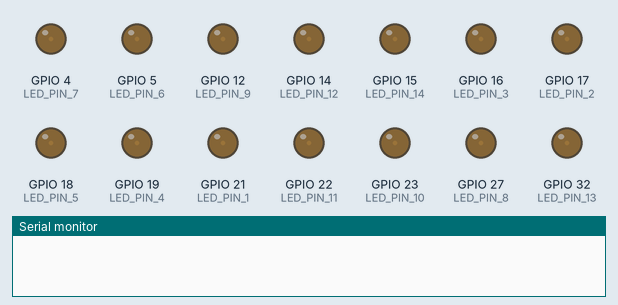
The sketch below on a simulated ESP32. Parts: output pins drawn as LEDs (lit = HIGH), the last lines printed to the serial monitor.

Above: at 0.15 s.
At 2.55 s:
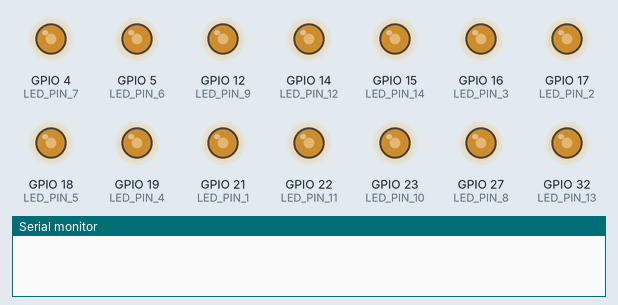
At 4.05 s:
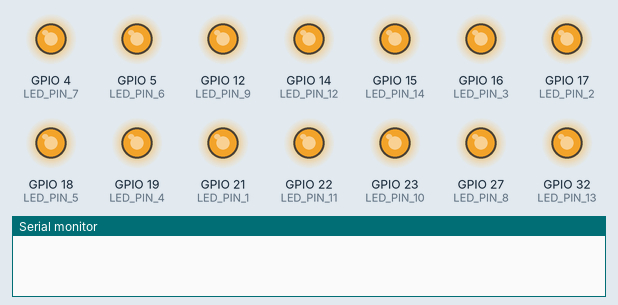
At 7.95 s:
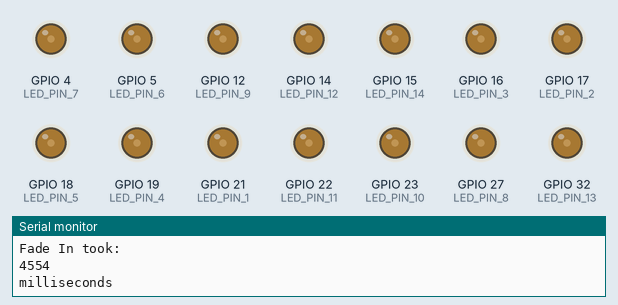
Timing chart, 0 to 10.1 s (numbered marks = the images above):
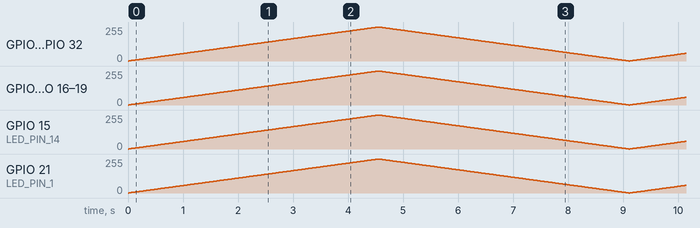

The sketch:

pwm_ledc.ino
```cpp
// LED PWM Signals:
// - ledc_hs_sig_out0~7
// - ledc_ls_sig_out0~7
// 16 independent channels @80 MHz clock/RTC CLK. Duty accuracy: 16 bits.

// the number of the LED pin
//const int ledPin = 21;  // 16 corresponds to GPIO16

// setting PWM properties
const int freq = 5000;
const int resolution = 12;

#define LED_PIN_1   GPIO_NUM_21
#define LED_PIN_2   GPIO_NUM_17
#define LED_PIN_3   GPIO_NUM_16
#define LED_PIN_4   GPIO_NUM_19
#define LED_PIN_5   GPIO_NUM_18
#define LED_PIN_6   GPIO_NUM_5
#define LED_PIN_7   GPIO_NUM_4
#define LED_PIN_8   GPIO_NUM_27
#define LED_PIN_9   GPIO_NUM_12
#define LED_PIN_10  GPIO_NUM_23
#define LED_PIN_11  GPIO_NUM_22
#define LED_PIN_12  GPIO_NUM_14
#define LED_PIN_13  GPIO_NUM_32
#define LED_PIN_14  GPIO_NUM_15

void setup() {
  // Set output pins
  pinMode(GPIO_NUM_21, OUTPUT);
  pinMode(GPIO_NUM_17, OUTPUT);
  pinMode(GPIO_NUM_16, OUTPUT);
  pinMode(GPIO_NUM_19, OUTPUT);
  pinMode(GPIO_NUM_18, OUTPUT);
  pinMode(GPIO_NUM_5, OUTPUT);
  pinMode(GPIO_NUM_4, OUTPUT);
  pinMode(GPIO_NUM_27, OUTPUT);
  pinMode(GPIO_NUM_12, OUTPUT);
  pinMode(GPIO_NUM_23, OUTPUT);
  pinMode(GPIO_NUM_22, OUTPUT);
  pinMode(GPIO_NUM_14, OUTPUT);
  pinMode(GPIO_NUM_32, OUTPUT);
  pinMode(GPIO_NUM_15, OUTPUT);

  // Drive outputs LOW
  digitalWrite(GPIO_NUM_21, LOW);
  digitalWrite(GPIO_NUM_17, LOW);
  digitalWrite(GPIO_NUM_16, LOW);
  digitalWrite(GPIO_NUM_19, LOW);
  digitalWrite(GPIO_NUM_18, LOW);
  digitalWrite(GPIO_NUM_5, LOW);
  digitalWrite(GPIO_NUM_4, LOW);
  digitalWrite(GPIO_NUM_27, LOW);
  digitalWrite(GPIO_NUM_12, LOW);
  digitalWrite(GPIO_NUM_23, LOW);
  digitalWrite(GPIO_NUM_22, LOW);
  digitalWrite(GPIO_NUM_14, LOW);
  digitalWrite(GPIO_NUM_32, LOW);
  digitalWrite(GPIO_NUM_15, LOW);

  // configure LED PWM
  ledcAttach(LED_PIN_1, freq, resolution);
  ledcAttach(LED_PIN_2, freq, resolution);
  ledcAttach(LED_PIN_3, freq, resolution);
  ledcAttach(LED_PIN_4, freq, resolution);
  ledcAttach(LED_PIN_5, freq, resolution);
  ledcAttach(LED_PIN_6, freq, resolution);
  ledcAttach(LED_PIN_7, freq, resolution);
  ledcAttach(LED_PIN_8, freq, resolution);
  ledcAttach(LED_PIN_9, freq, resolution);
  ledcAttach(LED_PIN_10, freq, resolution);
  ledcAttach(LED_PIN_11, freq, resolution);
  ledcAttach(LED_PIN_12, freq, resolution);
  ledcAttach(LED_PIN_13, freq, resolution);
  ledcAttach(LED_PIN_14, freq, resolution);

  Serial.begin(115200);

  // if you want to attach a specific channel, use the following instead
  //ledcAttachChannel(ledPin, freq, resolution, 0);
}

void loop(){

  unsigned long start_time1=millis(); //record start time

  // increase the LED brightness
  for(int dutyCycle = 0; dutyCycle <= 4095; dutyCycle++){
    // changing the LED brightness with PWM
    ledcWrite(LED_PIN_1, dutyCycle);
    ledcWrite(LED_PIN_2, dutyCycle);
    ledcWrite(LED_PIN_3, dutyCycle);
    ledcWrite(LED_PIN_4, dutyCycle);
    ledcWrite(LED_PIN_5, dutyCycle);
    ledcWrite(LED_PIN_6, dutyCycle);
    ledcWrite(LED_PIN_7, dutyCycle);
    ledcWrite(LED_PIN_8, dutyCycle);
    ledcWrite(LED_PIN_9, dutyCycle);
    ledcWrite(LED_PIN_10, dutyCycle);
    ledcWrite(LED_PIN_11, dutyCycle);
    ledcWrite(LED_PIN_12, dutyCycle);
    ledcWrite(LED_PIN_13, dutyCycle);
    ledcWrite(LED_PIN_14, dutyCycle);
    delay(1);
  }

  unsigned long delta_t1 = millis() - start_time1; //the difference
  Serial.println("Fade In took:");
  Serial.println(delta_t1);
  Serial.println("milliseconds");

  unsigned long start_time2=millis(); //record start time

  // decrease the LED brightness
  for(int dutyCycle = 4095; dutyCycle >= 0; dutyCycle--){
    // changing the LED brightness with PWM
    ledcWrite(LED_PIN_1, dutyCycle);
    ledcWrite(LED_PIN_2, dutyCycle);
    ledcWrite(LED_PIN_3, dutyCycle);
    ledcWrite(LED_PIN_4, dutyCycle);
    ledcWrite(LED_PIN_5, dutyCycle);
    ledcWrite(LED_PIN_6, dutyCycle);
    ledcWrite(LED_PIN_7, dutyCycle);
    ledcWrite(LED_PIN_8, dutyCycle);
    ledcWrite(LED_PIN_9, dutyCycle);
    ledcWrite(LED_PIN_10, dutyCycle);
    ledcWrite(LED_PIN_11, dutyCycle);
    ledcWrite(LED_PIN_12, dutyCycle);
    ledcWrite(LED_PIN_13, dutyCycle);
    ledcWrite(LED_PIN_14, dutyCycle);
    delay(1);
  }

  unsigned long delta_t2 = millis() - start_time2; //the difference
  Serial.println("Fade Out took:");
  Serial.println(delta_t2);
  Serial.println("milliseconds");
}
```
